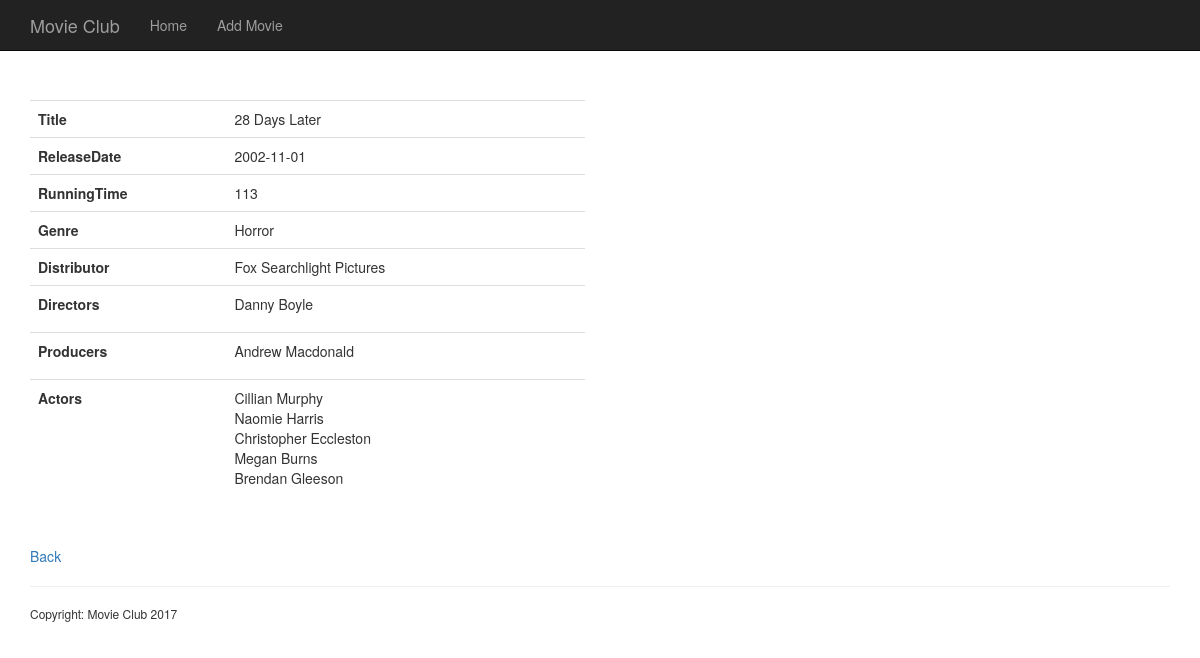
/view_movie.php?id=9, run on the app's committed database.
### tables this page shows
CREATE TABLE `movies` (
  `MovieID` int(10) UNSIGNED NOT NULL,
  `Title` varchar(255) DEFAULT NULL,
  `ReleaseDate` date DEFAULT NULL,
  `RunningTime` int(10) DEFAULT NULL,
  `GenreID` int(10) UNSIGNED DEFAULT NULL,
  `DistributorID` int(10) UNSIGNED DEFAULT NULL
);

CREATE TABLE `genres` (
  `GenreID` int(10) UNSIGNED NOT NULL,
  `Genre` varchar(50) DEFAULT NULL
);

CREATE TABLE `distributors` (
  `DistributorID` int(10) UNSIGNED NOT NULL,
  `Distributor` varchar(255) DEFAULT NULL
);

CREATE TABLE `directors` (
  `DirectorID` int(10) UNSIGNED NOT NULL,
  `FirstName` varchar(50) DEFAULT NULL,
  `LastName` varchar(50) DEFAULT NULL
);

CREATE TABLE `producers` (
  `ProducerID` int(10) UNSIGNED NOT NULL,
  `FirstName` varchar(50) DEFAULT NULL,
  `LastName` varchar(50) DEFAULT NULL
);

CREATE TABLE `actors` (
  `ActorID` int(10) UNSIGNED NOT NULL,
  `FirstName` varchar(50) DEFAULT NULL,
  `LastName` varchar(50) DEFAULT NULL
);

### includes/functions.php (the view, shortened to what this page needs)
<?php
function list_movie($movie_id){
  global $connection;
  $query_movie = "SELECT Title, ReleaseDate, RunningTime, Genre, Distributor
                  FROM Movies
                  INNER JOIN genres ON movies.GenreID = genres.GenreID
                  INNER JOIN distributors ON movies.DistributorID = distributors.DistributorID
                  WHERE MovieID = {$movie_id}";
  $result_movie = mysqli_query($connection, $query_movie);
  $movie = mysqli_fetch_assoc($result_movie);
  foreach ($movie as $key => $value) {
   echo "<tr>";
   echo "<td><b>".$key."</b><td>".$value."</td>";
   echo "</tr>";
  }
}
function list_directors($movie_id){
  global $connection;
  $query_director = "SELECT FirstName, LastName
                     FROM directors
                     INNER JOIN director_movie ON director_movie.DirectorID = directors.DirectorID
                     WHERE MovieID = {$movie_id}";
  $result_directors = mysqli_query($connection, $query_director);
  while ($directors = mysqli_fetch_assoc($result_directors)){
    echo "<li>".$directors["FirstName"]." ".$directors["LastName"]."</li>";
  }
}
function list_producers($movie_id){
  global $connection;
  $query_producer = "SELECT FirstName, LastName
                     FROM producers
                     INNER JOIN producer_movie ON producer_movie.ProducerID = producers.ProducerID
                     WHERE MovieID = {$movie_id}";
  $result_producers = mysqli_query($connection, $query_producer);
  while ($producers = mysqli_fetch_assoc($result_producers)){
    echo "<li>".$producers["FirstName"]." ".$producers["LastName"]."</li>";
  }
}
function list_actors($movie_id){
  global $connection;
  $query_actor = "SELECT FirstName, LastName
                  FROM actors
                  INNER JOIN actor_movie ON actor_movie.ActorID = actors.ActorID
                  WHERE MovieID = {$movie_id}";
  $result_actors = mysqli_query($connection, $query_actor);
  while ($actors = mysqli_fetch_assoc($result_actors)){
    echo "<li>".$actors["FirstName"]." ".$actors["LastName"]."</li>";
  }
}
?>

### data on the page
movies: Title "28 Days Later", ReleaseDate "2002-11-01", RunningTime "113", GenreID.Genre "Horror", DistributorID.Distributor "Fox Searchlight Pictures"
directors: FirstName "Danny", LastName "Boyle"
producers: FirstName "Andrew", LastName "Macdonald"
actors: FirstName "Cillian", LastName "Murphy"
actors: FirstName "Naomie", LastName "Harris"
actors: FirstName "Christopher", LastName "Eccleston"
actors: FirstName "Megan", LastName "Burns"
actors: FirstName "Brendan", LastName "Gleeson"

### other printed values
$key "Title"
$key "ReleaseDate"
$key "RunningTime"
$key "Genre"
$key "Distributor"
